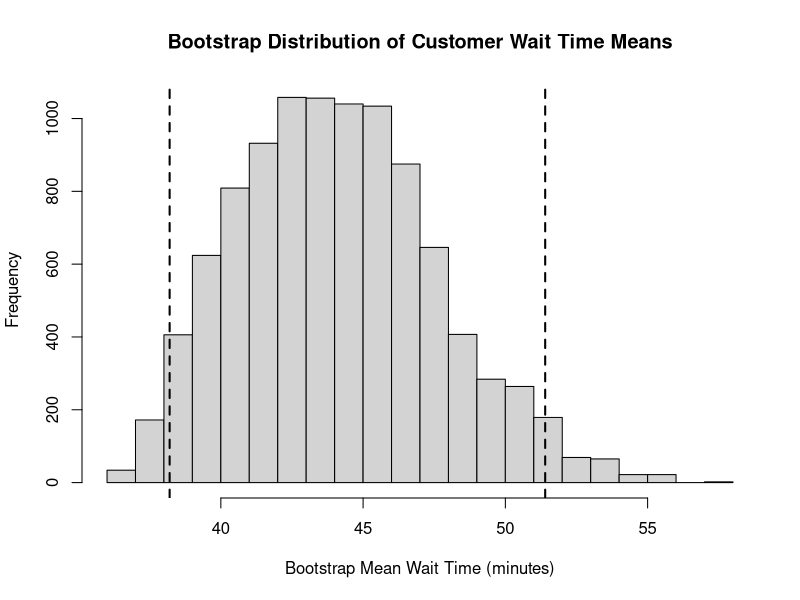

Here is the R script that generated this plot:
# Problem 41: Bootstrap Resampling

# Step 1: Enter the original dataset
wait_times <- c(36, 39, 41, 47, 58)

# Step 2: Perform ONE bootstrap resample
# Draw 5 values with replacement
set.seed(123)

bootstrap_sample <- sample(
  wait_times,
  size = 5,
  replace = TRUE
)

# Step 3: Calculate the mean of the bootstrap sample
bootstrap_mean <- mean(bootstrap_sample)

# Display the results
cat("Original data:", wait_times, "\n")
cat("Bootstrap sample:", bootstrap_sample, "\n")
cat("Bootstrap mean:", bootstrap_mean, "\n")


# Step 4: Repeat the bootstrap process 10,000 times
bootstrap_means <- replicate(
  10000,
  mean(sample(wait_times, size = 5, replace = TRUE))
)

# Step 5: Calculate the middle 95% confidence interval
confidence_interval <- quantile(
  bootstrap_means,
  c(0.025, 0.975)
)

# Display confidence interval
cat("\n95% Bootstrap Confidence Interval:\n")
print(confidence_interval)


# Step 6: Plot the bootstrap means
hist(
  bootstrap_means,
  breaks = 30,
  main = "Bootstrap Distribution of Customer Wait Time Means",
  xlab = "Bootstrap Mean Wait Time (minutes)"
)

# Add confidence interval lines
abline(
  v = confidence_interval,
  lty = 2,
  lwd = 2
)
